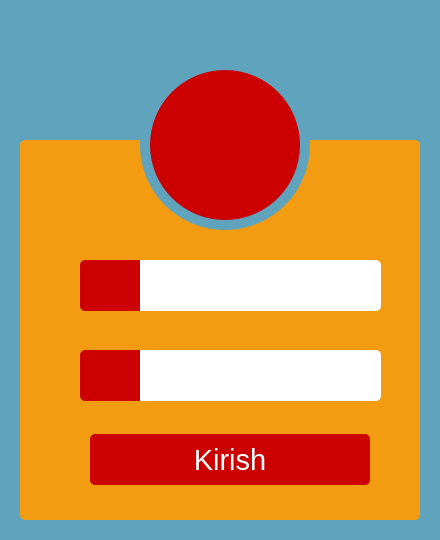
<?xml version="1.0" encoding="UTF-8"?>
<ui version="4.0">
 <class>Form</class>
 <widget class="QWidget" name="Form">
  <property name="geometry">
   <rect>
    <x>0</x>
    <y>0</y>
    <width>440</width>
    <height>540</height>
   </rect>
  </property>
  <property name="windowTitle">
   <string>Form</string>
  </property>
  <property name="styleSheet">
   <string notr="true">background-color: #60a3bc</string>
  </property>
  <widget class="QFrame" name="login_box">
   <property name="geometry">
    <rect>
     <x>20</x>
     <y>140</y>
     <width>400</width>
     <height>380</height>
    </rect>
   </property>
   <property name="styleSheet">
    <string notr="true">  background: #f39c12;
  box-shadow: 0 4px 8px 0 rgba(0, 0, 0, 0.2), 0 6px 20px 0 rgba(0, 0, 0, 0.19);
  border-radius: 5px;</string>
   </property>
   <property name="frameShape">
    <enum>QFrame::StyledPanel</enum>
   </property>
   <property name="frameShadow">
    <enum>QFrame::Raised</enum>
   </property>
   <widget class="QFrame" name="brand_logo">
    <property name="geometry">
     <rect>
      <x>120</x>
      <y>-80</y>
      <width>170</width>
      <height>170</height>
     </rect>
    </property>
    <property name="styleSheet">
     <string notr="true">border-radius: 85px;
background: #60a3bc;</string>
    </property>
    <property name="frameShape">
     <enum>QFrame::StyledPanel</enum>
    </property>
    <property name="frameShadow">
     <enum>QFrame::Raised</enum>
    </property>
   </widget>
   <widget class="QLineEdit" name="login">
    <property name="geometry">
     <rect>
      <x>120</x>
      <y>120</y>
      <width>241</width>
      <height>51</height>
     </rect>
    </property>
    <property name="styleSheet">
     <string notr="true">background-color: rgb(255, 255, 255);
border-bottom-left-radius: 0;
border-top-left-radius: 0;</string>
    </property>
   </widget>
   <widget class="QLabel" name="user_icon">
    <property name="geometry">
     <rect>
      <x>60</x>
      <y>120</y>
      <width>60</width>
      <height>51</height>
     </rect>
    </property>
    <property name="styleSheet">
     <string notr="true">background-color: rgb(204, 0, 0);
border-top-right-radius: 0;
border-bottom-right-radius: 0;</string>
    </property>
    <property name="text">
     <string/>
    </property>
   </widget>
   <widget class="QLabel" name="key_icon">
    <property name="geometry">
     <rect>
      <x>60</x>
      <y>210</y>
      <width>60</width>
      <height>51</height>
     </rect>
    </property>
    <property name="styleSheet">
     <string notr="true">background-color: rgb(204, 0, 0);
border-top-right-radius: 0;
border-bottom-right-radius: 0;</string>
    </property>
    <property name="text">
     <string/>
    </property>
   </widget>
   <widget class="QLineEdit" name="password">
    <property name="geometry">
     <rect>
      <x>120</x>
      <y>210</y>
      <width>241</width>
      <height>51</height>
     </rect>
    </property>
    <property name="styleSheet">
     <string notr="true">background-color: rgb(255, 255, 255);
border-bottom-left-radius: 0;
border-top-left-radius: 0;</string>
    </property>
   </widget>
   <widget class="QPushButton" name="pushButton">
    <property name="geometry">
     <rect>
      <x>70</x>
      <y>294</y>
      <width>280</width>
      <height>51</height>
     </rect>
    </property>
    <property name="font">
     <font>
      <pointsize>22</pointsize>
     </font>
    </property>
    <property name="styleSheet">
     <string notr="true">background-color: rgb(204, 0, 0);
color: #ffffff;</string>
    </property>
    <property name="text">
     <string>Kirish</string>
    </property>
   </widget>
  </widget>
  <widget class="QGraphicsView" name="graphicsView">
   <property name="geometry">
    <rect>
     <x>150</x>
     <y>70</y>
     <width>150</width>
     <height>150</height>
    </rect>
   </property>
   <property name="styleSheet">
    <string notr="true">background-color: rgb(204, 0, 0);
border-radius: 75px;</string>
   </property>
  </widget>
 </widget>
 <resources/>
 <connections/>
</ui>
